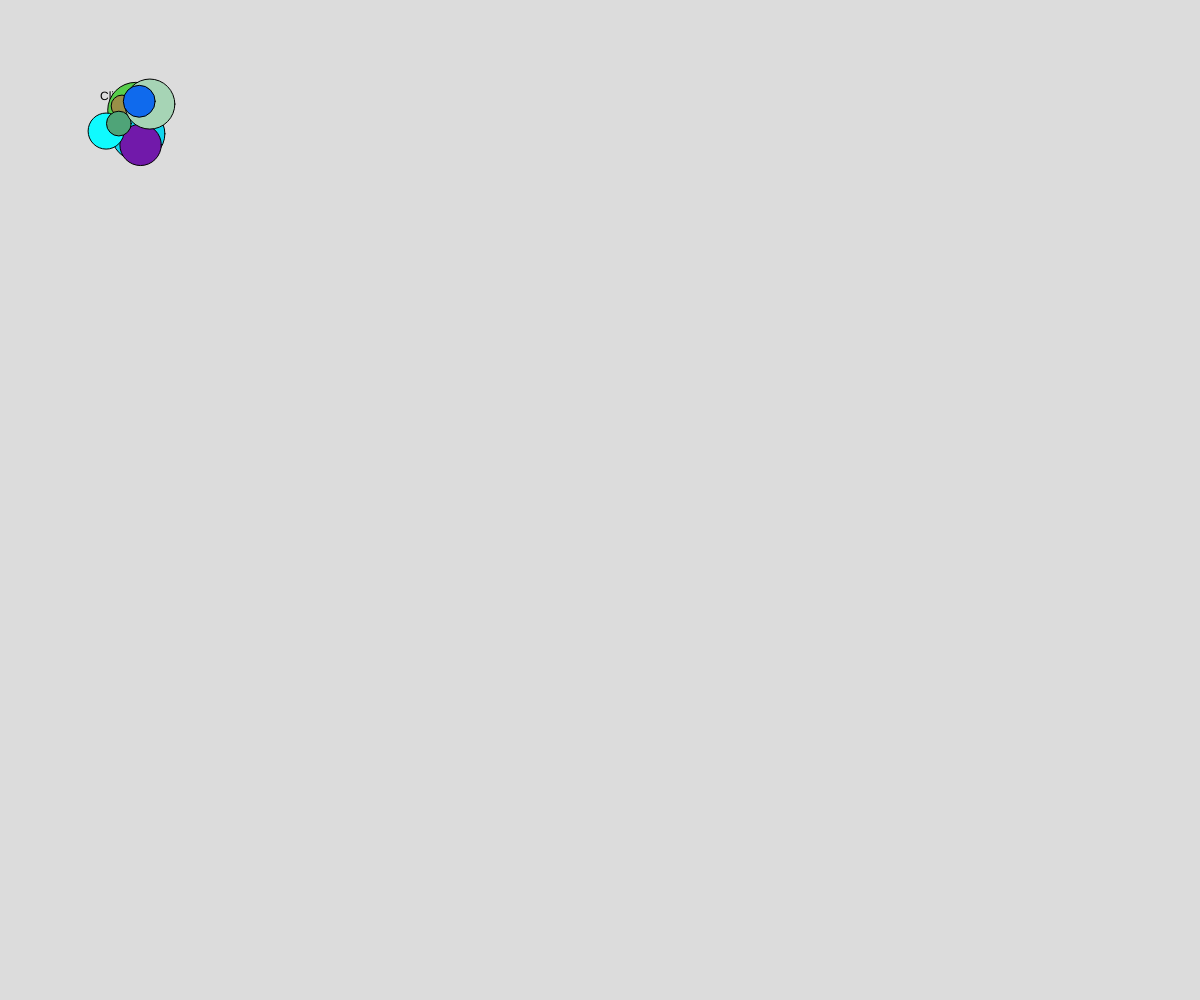
Frame 1 (no input)
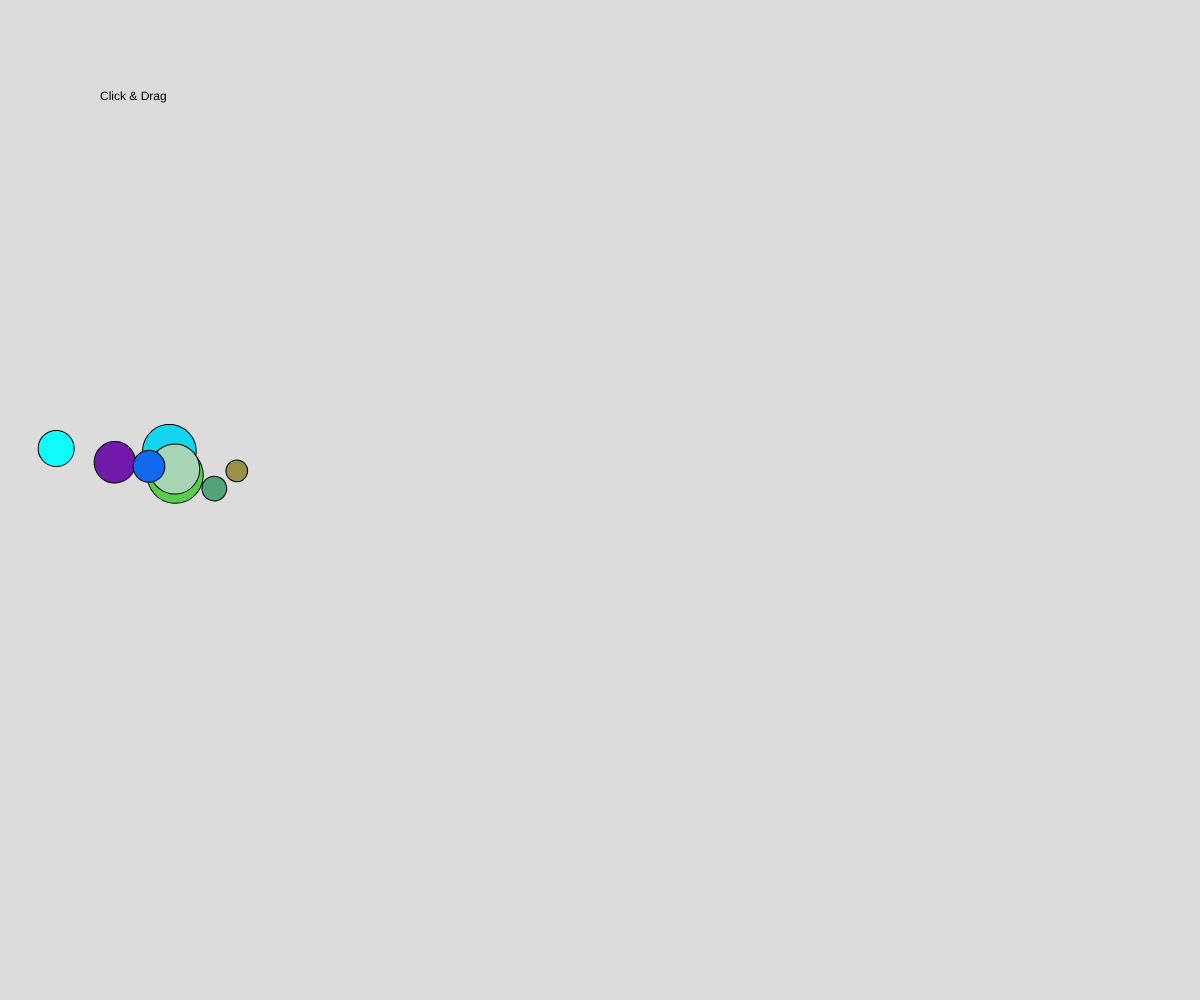
Frame 60 (no input)
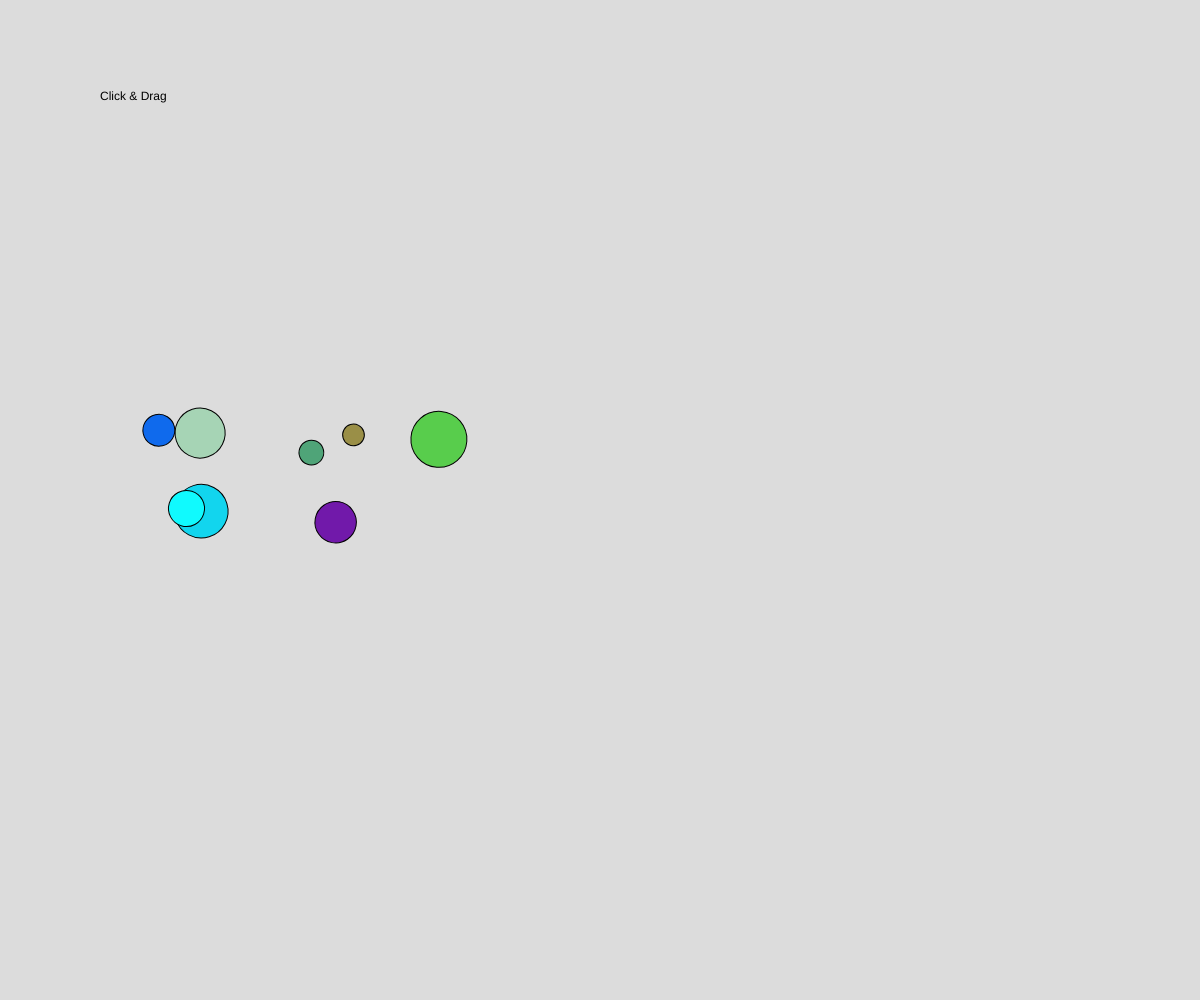
Frame 120 (the mouse pressed at the canvas centre since frame 60)

The p5.js sketch that drew these frames (run headless with seeded random() and noise() and a simulated clock; from frame 60 on, the mouse is pressed at the canvas centre):

// p5.js sketch
// ── sketch.js
class Flower {
  constructor(x, y) {
    this.x = x;
    this.y = y;
    this.centerSize = random(20, 68);
    this.centerCol = color(random(255), random(255), random(255));

    this.petalLength = random(20, 80);
    this.petalWidth = random(10, 45);
    this.numPetals = random(8, 20);
    this.petalColor = color(random(255), random(255), random(255));

    this.vX = random(-5, 5);
    this.vY = 5;
    this.rotation = 0;
    this.angularV = random(-5, 5);
  }

  show() {
    push();
    translate(this.x, this.y);
    rotate(this.rotation);

    // for (let i = 0; i < this.numPetals; i++) {
    //   fill(this.petalColor);
    //   ellipse(
    //     this.centerSize / 2 + this.petalLength / 4,
    //     0,
    //     this.petalLength,
    //     this.petalWidth
    //   );
    //   rotate(360 / this.numPetals);
    // }
    fill(this.centerCol);
    ellipse(0, 0, this.centerSize);
    pop();
  }

  move() {
    this.y += this.vY;
    this.x += this.vX;
    this.rotation += this.angularV;
    
    if(this.x + this.centerSize/2 > width || this.x -this.centerSize/2 < 0){
      this.vX = -this.vX
    }
    if(this.y + this.centerSize/2 > height || this.y - this.centerSize/2 < 0){
      this.vY = -this.vY
    }
    if(this.y + this.centerSize + 10 <height){
      this.vY += 0.8;
    }
  }
}

let flowers = [];

function setup() {
  createCanvas(windowWidth, windowHeight);
  angleMode(DEGREES);
  for(let i = 0; i < 8; i++){
    let newFlower = new Flower(random(100,150),random(100,150))
    flowers.push(newFlower);
  }

  
}

function draw() {
  background(220);
  fill(0)
  text('Click & Drag', 100,100)
  for(let i = 0; i < flowers.length; i++){
    flowers[i].show();
    flowers[i].move()
  }
}

function mouseDragged() {
  flowers.push(new Flower(mouseX, mouseY));
}
